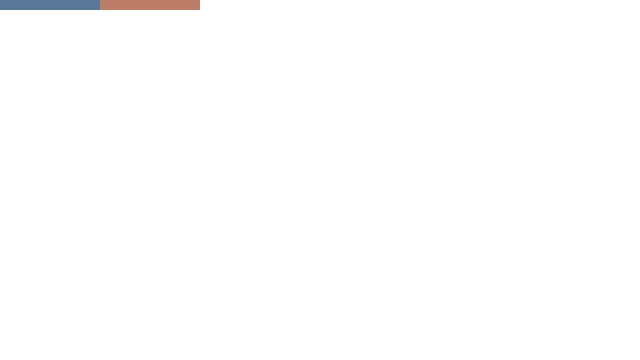
Frame 1 (no input)
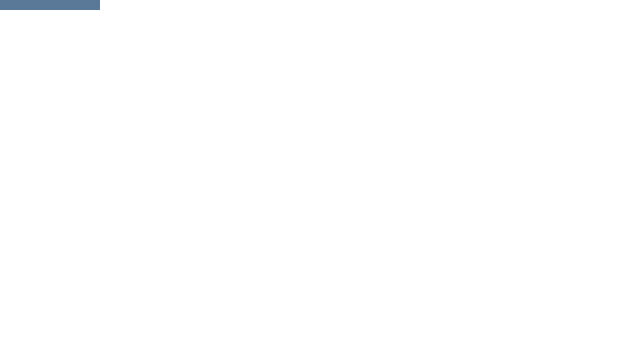
Frame 60 (the mouse pressed at the canvas centre just before this capture)
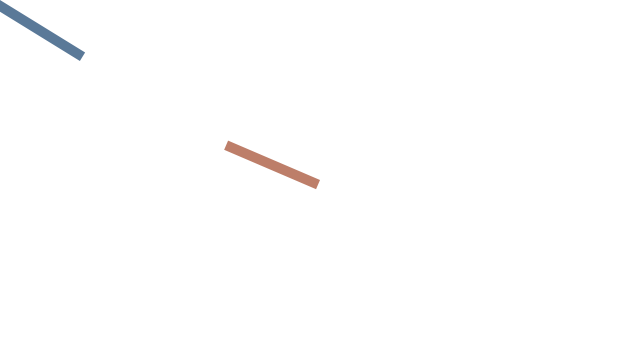
Frame 120 (the mouse held since frame 60 and released just before this capture)

The Processing sketch that drew these frames (run headless with seeded random() and noise(); from frame 60 on, the mouse is pressed at the canvas centre):

// Processing sketch: Crane
// ── Crane.pde
Arm a, b;
void setup() {
  size(640, 360);
  a = new Arm(0, 0);
  b = new Arm(a.xe, a.ye);
}
int t=0, k=0;
void draw() {
  background(-1);   
  a.show();
  b.show(); 
  b.xe = mouseX;  
  b.ye = mouseY;
  float ang = atan((mouseY-b.y)/(mouseX-b.x));
  println(ang);
  b.angV = ang;
  b.x = b.xe-b.armlength*cos(ang);
  b.y = b.ye-b.armlength*sin(ang);
  a.xe = b.x; 
  a.ye = b.y;
  float ang2 = atan((a.ye )/(a.xe ));
  a.angV = ang2;
}


// ── Arms.pde
class Arm {
  float x, y, xe, ye;
  float angV;
  int armlength;
  color c;
  Arm(float x, float y) {  
    this.x = x;
    this.y = y;
    angV = 0;
    armlength = 100;
    xe = x + armlength*cos(angV);    
    ye = y + armlength*sin(angV);
    c = (color)random(#000000);
  }
  void show() {
    noStroke();
    fill(c);
    pushMatrix();
    translate(x, y);
    rotate(angV);
    rect(0, 0, armlength, 10);
    popMatrix();
  }
  void update() {
  }
}
